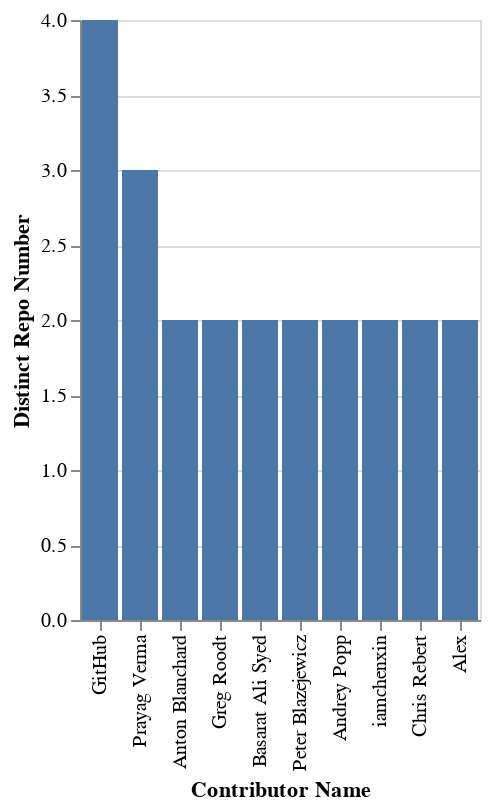

Here is the notebook cell this chart was saved with:
### Code cell
# 3- Are there any developer contributing to more than 1 repos?

q3 = """
SELECT *
FROM `bruin-hiring.cdt_caneraslan.q3`
ORDER BY 2 DESC
LIMIT 10
"""

res = client.query(q3).result()
df = res.to_dataframe()
# print(res.to_dataframe())

# kac kisi 1,2,3.. repoya gitti?

alt.Chart(df).mark_bar().encode(
    x=alt.X('contributor:N', title='Contributor Name', sort='-y'),
    y=alt.Y('distinct_repo_number:Q', title='Distinct Repo Number')
)

### Figure 1 — Vega-Lite specification as saved in the notebook (floating-point values rounded to 4 significant figures)
{"config": {"view": {"continuousWidth": 300, "continuousHeight": 300}}, "data": {"name": "data-7fb458fec2b55b1f3f6908643f9aec56"}, "mark": {"type": "bar"}, "encoding": {"x": {"field": "contributor", "sort": "-y", "title": "Contributor Name", "type": "nominal"}, "y": {"field": "distinct_repo_number", "title": "Distinct Repo Number", "type": "quantitative"}}, "$schema": "https://vega.github.io/schema/vega-lite/v5.8.0.json", "datasets": {"data-7fb458fec2b55b1f3f6908643f9aec56": [{"contributor": "GitHub", "distinct_repo_number": 4}, {"contributor": "Prayag Verma", "distinct_repo_number": 3}, {"contributor": "Anton Blanchard", "distinct_repo_number": 2}, {"contributor": "Greg Roodt", "distinct_repo_number": 2}, {"contributor": "Basarat Ali Syed", "distinct_repo_number": 2}, {"contributor": "Peter Blazejewicz", "distinct_repo_number": 2}, {"contributor": "Andrey Popp", "distinct_repo_number": 2}, {"contributor": "iamchenxin", "distinct_repo_number": 2}, {"contributor": "Chris Rebert", "distinct_repo_number": 2}, {"contributor": "Alex", "distinct_repo_number": 2}]}}
